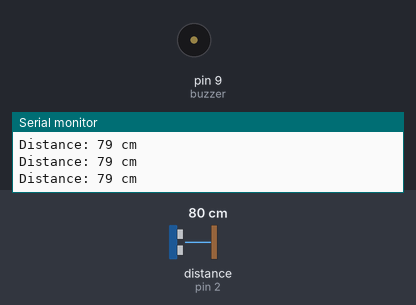
This sketch was run on a simulated Arduino Uno, built with avr-gcc and run on an emulated ATmega328P. On the bench: buzzer (waves = sounding, pin HIGH), the last lines printed to the serial monitor. Wiring (inferred from the names in the program): ultrasonic range finder: trigger pin 3; echo pin 2. The inputs (shaded band) are chosen by the test bench; at power-on: distance to the obstacle (sensor on pin 2) 80 cm. The echo pulse lasts 58.3 µs per cm; pins used as bus, display or sensor lines are not drawn.

Above: at 1.2 s.
1.3 s: distance to the obstacle (sensor on pin 2) set to 45 cm
2.8 s: distance to the obstacle (sensor on pin 2) set to 38 cm
At 3.6 s:
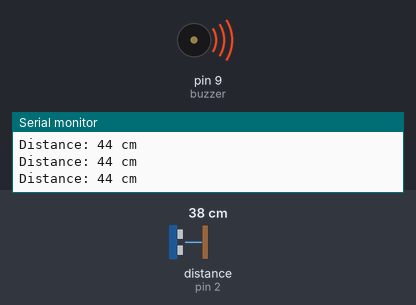
5.8 s: distance to the obstacle (sensor on pin 2) set to 60 cm
At 6.4 s:
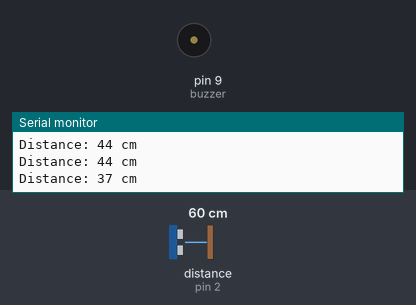
7.3 s: distance to the obstacle (sensor on pin 2) set to 35 cm
At 8.1 s:
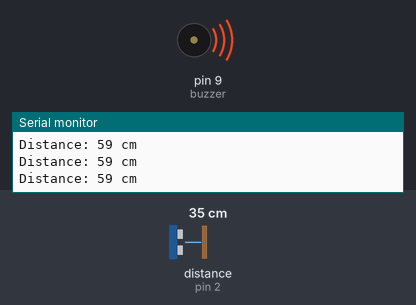
Timing chart, 0 to 11.3 s (numbered marks = the images above; inputs shaded):
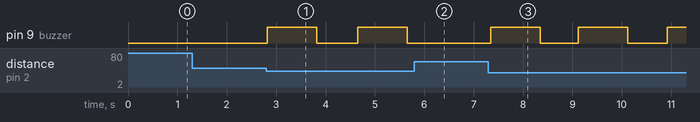

Measured:
- the behaviour switches between 42 and 41 cm on distance to the obstacle (sensor on pin 2) (found by bisection; images 0 and 1)
- after the input at 2.8 s, pin 9 (buzzer): alternates HIGH for 1.0 s and LOW for 0.84 s, starting at once
- after the input at 5.8 s, pin 9 (buzzer): stays LOW (without the input it goes to HIGH after 0.71 s)
- after the input at 7.3 s, pin 9 (buzzer): alternates HIGH for 1.0 s and LOW for 0.79 s, starting after 0.05 s

The sketch:

Ard_code1.ino
```cpp
#define echoPin 2
#define trigPin 3
const int buzzer = 9;
long duration;
long distance;
void setup() {

  pinMode(trigPin, OUTPUT);
  pinMode(echoPin, INPUT);
  pinMode(buzzer, OUTPUT);
  Serial.begin(9600);
}


void loop() {

  digitalWrite(trigPin, LOW);
  delayMicroseconds(2);
  digitalWrite(trigPin, HIGH);
  delayMicroseconds(10);
  digitalWrite(trigPin, LOW);

  duration = pulseIn(echoPin, HIGH);
  distance = duration * 0.0344 / 2;

  if(distance<=40 && distance>0)
  {
    int d=map(distance,1,100,10,2000);
    digitalWrite(buzzer,HIGH);
    delay(1000);
    digitalWrite(buzzer, LOW);
    delay(d);
  }

  Serial.print("Distance: ");
  Serial.print(distance);
  Serial.println(" cm");
  delay(100);
}
```
